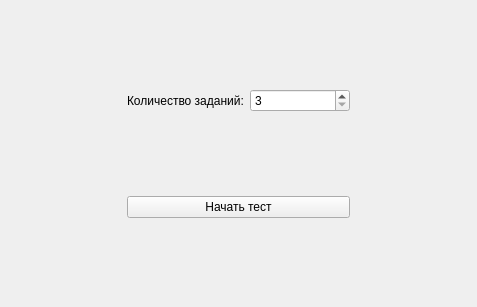
<?xml version="1.0" encoding="UTF-8"?>
<ui version="4.0">
 <class>StartTest</class>
 <widget class="QWidget" name="StartTest">
  <property name="geometry">
   <rect>
    <x>0</x>
    <y>0</y>
    <width>477</width>
    <height>307</height>
   </rect>
  </property>
  <property name="windowTitle">
   <string>Form</string>
  </property>
  <layout class="QGridLayout" name="gridLayout">
   <item row="0" column="0">
    <spacer name="horizontalSpacer_2">
     <property name="orientation">
      <enum>Qt::Horizontal</enum>
     </property>
     <property name="sizeHint" stdset="0">
      <size>
       <width>112</width>
       <height>20</height>
      </size>
     </property>
    </spacer>
   </item>
   <item row="0" column="1">
    <layout class="QHBoxLayout" name="horizontalLayout">
     <item>
      <widget class="QLabel" name="label">
       <property name="text">
        <string>Количество заданий:</string>
       </property>
      </widget>
     </item>
     <item>
      <widget class="QSpinBox" name="countTasksSpinBox">
       <property name="minimumSize">
        <size>
         <width>100</width>
         <height>0</height>
        </size>
       </property>
       <property name="minimum">
        <number>3</number>
       </property>
       <property name="maximum">
        <number>100</number>
       </property>
      </widget>
     </item>
    </layout>
   </item>
   <item row="0" column="2">
    <spacer name="horizontalSpacer">
     <property name="orientation">
      <enum>Qt::Horizontal</enum>
     </property>
     <property name="sizeHint" stdset="0">
      <size>
       <width>112</width>
       <height>20</height>
      </size>
     </property>
    </spacer>
   </item>
   <item row="1" column="1">
    <widget class="QPushButton" name="startTestBtn">
     <property name="text">
      <string>Начать тест</string>
     </property>
    </widget>
   </item>
  </layout>
 </widget>
 <resources/>
 <connections/>
</ui>
